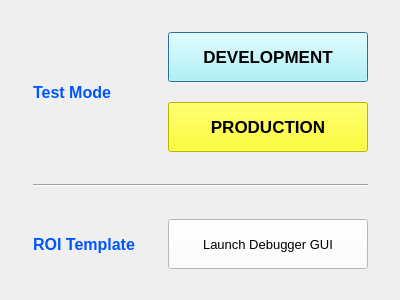
<?xml version="1.0" encoding="UTF-8"?>
<ui version="4.0">
 <class>Dialog</class>
 <widget class="QDialog" name="Dialog">
  <property name="windowModality">
   <enum>Qt::ApplicationModal</enum>
  </property>
  <property name="geometry">
   <rect>
    <x>0</x>
    <y>0</y>
    <width>400</width>
    <height>300</height>
   </rect>
  </property>
  <property name="windowTitle">
   <string>Faceware Pro Final Optical Tester</string>
  </property>
  <widget class="QWidget" name="gridLayoutWidget">
   <property name="geometry">
    <rect>
     <x>0</x>
     <y>0</y>
     <width>401</width>
     <height>301</height>
    </rect>
   </property>
   <layout class="QGridLayout" name="gridLayout">
    <property name="leftMargin">
     <number>20</number>
    </property>
    <property name="topMargin">
     <number>20</number>
    </property>
    <property name="rightMargin">
     <number>20</number>
    </property>
    <property name="bottomMargin">
     <number>20</number>
    </property>
    <property name="spacing">
     <number>20</number>
    </property>
    <item row="0" column="1">
     <layout class="QVBoxLayout" name="verticalLayout_2">
      <item>
       <widget class="QPushButton" name="dev_button">
        <property name="sizePolicy">
         <sizepolicy hsizetype="Fixed" vsizetype="Fixed">
          <horstretch>0</horstretch>
          <verstretch>0</verstretch>
         </sizepolicy>
        </property>
        <property name="maximumSize">
         <size>
          <width>200</width>
          <height>50</height>
         </size>
        </property>
        <property name="font">
         <font>
          <pointsize>13</pointsize>
          <bold>true</bold>
         </font>
        </property>
        <property name="styleSheet">
         <string notr="true">background-color: rgb(170, 255, 255);</string>
        </property>
        <property name="text">
         <string>DEVELOPMENT</string>
        </property>
       </widget>
      </item>
      <item>
       <widget class="QPushButton" name="prod_button">
        <property name="maximumSize">
         <size>
          <width>200</width>
          <height>50</height>
         </size>
        </property>
        <property name="font">
         <font>
          <pointsize>13</pointsize>
          <bold>true</bold>
         </font>
        </property>
        <property name="styleSheet">
         <string notr="true">background-color: rgb(255, 255, 0);</string>
        </property>
        <property name="text">
         <string>PRODUCTION</string>
        </property>
       </widget>
      </item>
     </layout>
    </item>
    <item row="0" column="0">
     <widget class="QLabel" name="label">
      <property name="sizePolicy">
       <sizepolicy hsizetype="Maximum" vsizetype="Minimum">
        <horstretch>0</horstretch>
        <verstretch>0</verstretch>
       </sizepolicy>
      </property>
      <property name="font">
       <font>
        <pointsize>12</pointsize>
        <bold>true</bold>
       </font>
      </property>
      <property name="styleSheet">
       <string notr="true">color: rgb(0, 85, 255);</string>
      </property>
      <property name="text">
       <string>Test Mode</string>
      </property>
      <property name="alignment">
       <set>Qt::AlignCenter</set>
      </property>
     </widget>
    </item>
    <item row="2" column="1">
     <widget class="QPushButton" name="launchGUI_button">
      <property name="sizePolicy">
       <sizepolicy hsizetype="Minimum" vsizetype="Fixed">
        <horstretch>0</horstretch>
        <verstretch>0</verstretch>
       </sizepolicy>
      </property>
      <property name="maximumSize">
       <size>
        <width>200</width>
        <height>50</height>
       </size>
      </property>
      <property name="font">
       <font>
        <pointsize>10</pointsize>
        <bold>false</bold>
       </font>
      </property>
      <property name="styleSheet">
       <string notr="true">background-color: rgb(255, 255, 255);</string>
      </property>
      <property name="text">
       <string>Launch Debugger GUI</string>
      </property>
     </widget>
    </item>
    <item row="2" column="0">
     <widget class="QLabel" name="label_2">
      <property name="sizePolicy">
       <sizepolicy hsizetype="Preferred" vsizetype="Minimum">
        <horstretch>0</horstretch>
        <verstretch>0</verstretch>
       </sizepolicy>
      </property>
      <property name="font">
       <font>
        <pointsize>12</pointsize>
        <bold>true</bold>
       </font>
      </property>
      <property name="styleSheet">
       <string notr="true">color: rgb(0, 85, 255);</string>
      </property>
      <property name="text">
       <string>ROI Template</string>
      </property>
      <property name="alignment">
       <set>Qt::AlignCenter</set>
      </property>
     </widget>
    </item>
    <item row="1" column="0" colspan="2">
     <widget class="Line" name="line">
      <property name="orientation">
       <enum>Qt::Horizontal</enum>
      </property>
     </widget>
    </item>
   </layout>
  </widget>
 </widget>
 <resources/>
 <connections/>
</ui>
